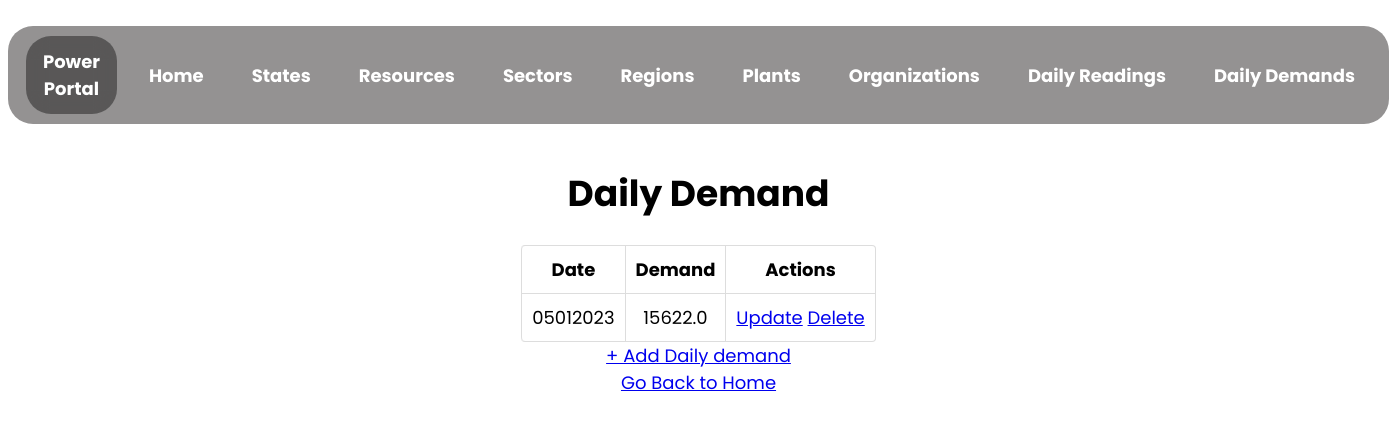
/daily_demand, run on an earlier commit of the app's database.
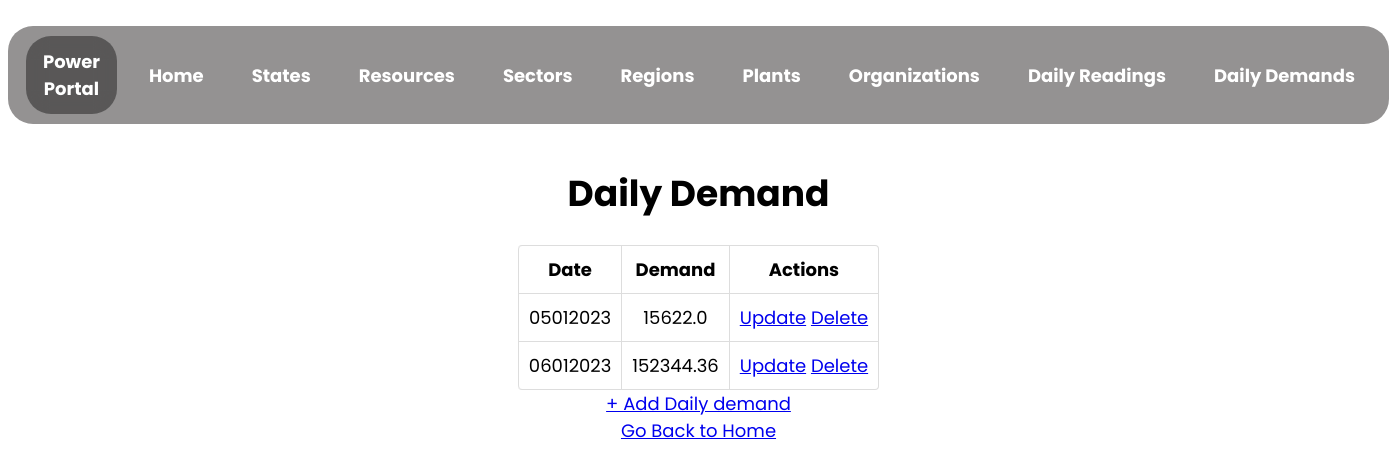
And on a later commit of the database.
### app.py (models this page shows)
class DailyDemand(db.Model):
    __tablename__ = "daily_demand"
    date = db.Column(db.String, primary_key = True, nullable = False, unique = True)
    demand = db.Column(db.Float, nullable = False)

### app.py (the view)
@app.route("/daily_demand", methods = ["GET", "POST"])
def view_dd():
    dd_list = DailyDemand.query.all()
    return render_template(
        "view_dd.html",
        daily_demand_list = dd_list
    )

### templates/view_dd.html (shortened to what this page needs)
<!DOCTYPE html>
<html lang="en">
  <head>
    <link rel="stylesheet" href="../static/assets/view.css">
  </head>
  <body>
    <nav>
      <ul class="menu-bar">
        <div class="logo">
          <a href="/">Power Portal </a>
        </div>
        <li><a href="/">Home</a></li>
        <li><a href="/state">States</a></li>
        <li><a href="/resource">Resources</a></li>
        <li><a href="/sector">Sectors</a></li>
        <li><a href="/region">Regions</a></li>
        <li><a href="/plant">Plants</a></li>
        <li><a href="/organization">Organizations</a></li>
        <li><a href="/daily_reading">Daily Readings</a></li>
        <li><a href="/daily_demand">Daily Demands</a></li>
      </ul>
    </nav>
    <h1 style="text-align: center">Daily Demand</h1>
    {% if daily_demand_list | length == 0 %}
        <p>No Daily Demands Found! Add the Demands now!</p>
        <a href="/daily_demand/create" type="button">+ Add Daily Demand</a>
    {% else %}
    <table id="daily_demand-detail">
      <thead>
        <th>Date</th>
        <th>Demand</th>
        <th>Actions</th>
      </thead>
      {% for daily_demand in daily_demand_list %}
      <tr>
        <td>{{daily_demand["date"]}}</td>
        <td>{{daily_demand["demand"]}}</td>
        <td>
            <a href="/daily_demand/{{daily_demand['date']}}/update" type="button">Update</a>
            <a href="/daily_demand/{{daily_demand['date']}}/delete" type="button">Delete</a>
        </td>
      </tr>
      {% endfor %}
    </table>
    <a href="/daily_demand/create" type="button">+ Add Daily demand</a>
    {% endif %}
    <br>
    <a href="/">Go Back to Home</a>
  </body>
</html>

### static/assets/view.css (style rules this page uses)
html { scroll-behavior: smooth; }
html { background-color: none; position: relative; -webkit-animation-name: animatebottom; -webkit-animation-duration: 1s; animation-name: animatebottom; animation-duration: 1s; }
body { font-family: 'Poppins', sans-serif; text-align: center; font-size: large; }
.logo { border-radius: 25px; height: fit-content; display: inline-flex; background-color: rgba(0,0,0,0.4); -webkit-backdrop-filter: blur(10px); backdrop-filter: blur(10px); align-items: center; vertical-align: middle; padding: 12px 16px; margin: 0 8px; top: 0; color: white; transition: all .2s; }
.logo a { text-decoration: none; color: white; font-weight: bold; }
.menu-bar { border-radius: 25px; height: fit-content; display: inline-flex; background-color: rgb(148, 146, 146); -webkit-backdrop-filter: blur(10px); backdrop-filter: blur(10px); align-items: center; padding: 0 10px; padding-top: 10px; padding-bottom: 10px; top: 0; }
.menu-bar li { list-style: none; color: white; padding: 12px 16px; margin: 0 8px; position: relative; cursor: pointer; white-space: nowrap; transition: all .2s; }
.menu-bar li a { color: white; text-decoration: none; font-weight: bold; }
table { width: fit-content; border: 1px solid #ddd; border-collapse: separate; border-left: 0; border-radius: 4px; border-spacing: 0px; margin-left: auto; margin-right: auto; }
thead { display: table-header-group; vertical-align: middle; border-color: inherit; border-collapse: separate; text-align: center; padding: 10px; }
tr { display: table-row; vertical-align: inherit; border-color: inherit; text-align: center; padding: 10px; }
th, td { padding: 5px 4px 6px 4px; text-align: center; vertical-align: top; border-left: 1px solid #ddd; padding: 10px; }
td { border-top: 1px solid #ddd; }
thead:first-child tr:first-child th:first-child, tbody:first-child tr:first-child td:first-child { border-radius: 4px 0 0 0; }
thead:last-child tr:last-child th:first-child, tbody:last-child tr:last-child td:first-child { border-radius: 0 0 0 4px; }

What changed in the data, as far as the page shows it:
added DailyDemand: date "06012023", demand "152344.36"
